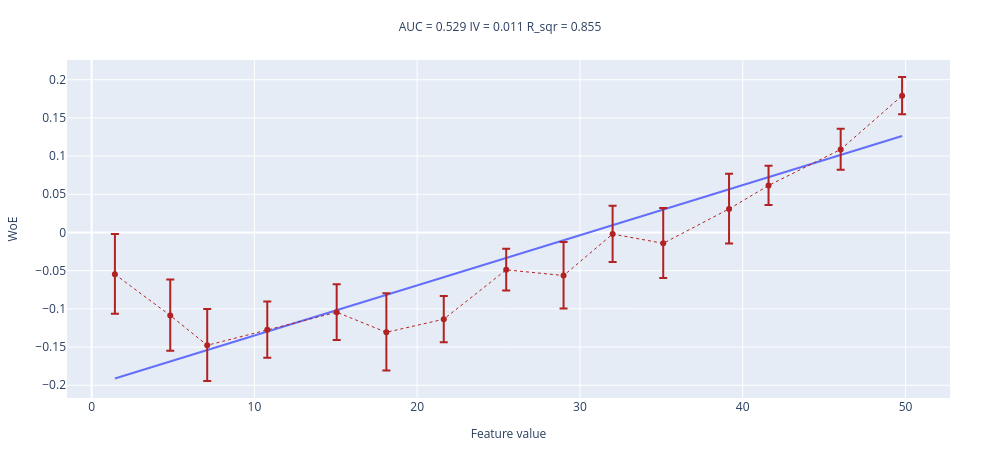
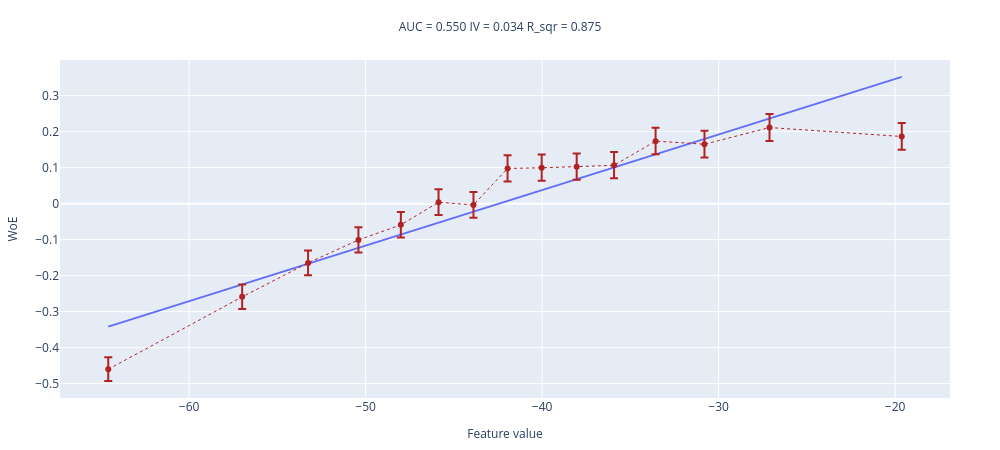
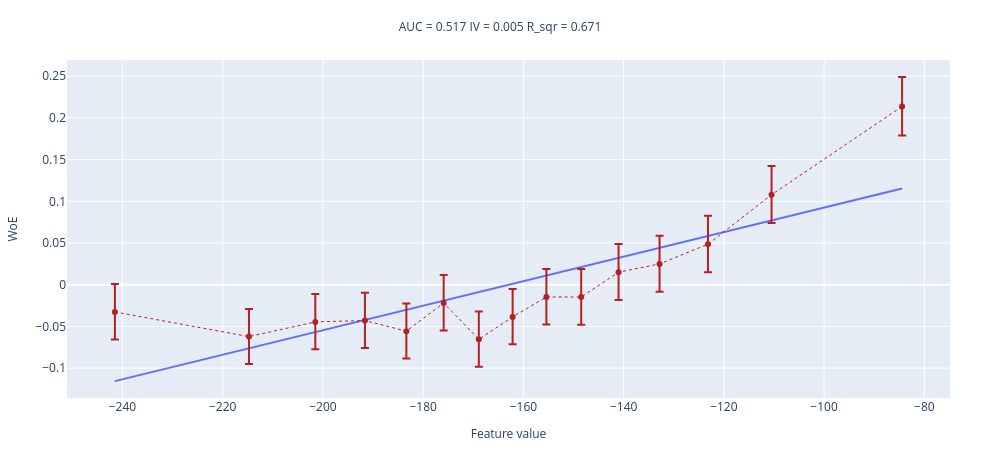

Notebook code cell kept with these figures, in order:
### Markdown cell above
Видимо придётся проверять все..)

### Code cell
for x in top15features_stable:
    val = train_data_df[x].dropna()
    print(x)
    woe_line(np.asarray(val), np.asarray(target_train[val.index]), 15).show()

### Figure 1 — Plotly figure (JSON) as saved in the notebook; plotly's stock layout.template omitted (floating-point values rounded to 4 significant figures)
{"data": [{"mode": "lines", "name": "interpolation_line", "showlegend": false, "type": "scatter", "x": [1.43, 4.83, 7.101, 10.79, 15.06, 18.11, 21.63, 25.47, 28.99, 32.01, 35.12, 39.16, 41.59, 46.02, 49.79], "y": [-0.1912, -0.1689, -0.154, -0.1297, -0.1018, -0.08172, -0.05857, -0.03339, -0.01026, 0.009525, 0.02994, 0.05648, 0.07241, 0.1015, 0.1263]}, {"error_y": {"array": [0.05271, 0.04696, 0.04767, 0.03697, 0.03675, 0.05105, 0.03041, 0.02749, 0.04386, 0.03719, 0.04618, 0.04608, 0.02583, 0.02694, 0.02463], "arrayminus": [0.05163, 0.04615, 0.04687, 0.03648, 0.03625, 0.05012, 0.03007, 0.02719, 0.04312, 0.03662, 0.04532, 0.04518, 0.02554, 0.02661, 0.02434], "symmetric": false, "type": "data"}, "line": {"color": "firebrick", "dash": "dot", "width": 1}, "name": "WoE", "showlegend": false, "type": "scatter", "x": [1.43, 4.83, 7.101, 10.79, 15.06, 18.11, 21.63, 25.47, 28.99, 32.01, 35.12, 39.16, 41.59, 46.02, 49.79], "y": [-0.05479, -0.1086, -0.1477, -0.1274, -0.1044, -0.1307, -0.1135, -0.0489, -0.05639, -0.002087, -0.01419, 0.03086, 0.06146, 0.1087, 0.179]}], "layout": {"height": 450, "margin": {"b": 50, "l": 50, "r": 50, "t": 60}, "title": {"font": {"size": 12}, "text": "AUC = 0.529 IV = 0.011 R_sqr = 0.855 ", "x": 0.5, "xanchor": "center", "y": 0.95, "yanchor": "top"}, "width": 1000, "xaxis": {"title": {"font": {"size": 12}, "text": "Feature value"}}, "yaxis": {"title": {"font": {"size": 12}, "text": "WoE"}}}}

### Figure 2 — Plotly figure (JSON) as saved in the notebook; plotly's stock layout.template omitted (floating-point values rounded to 4 significant figures)
{"data": [{"mode": "lines", "name": "interpolation_line", "showlegend": false, "type": "scatter", "x": [-64.58, -57.0, -53.26, -50.41, -48.01, -45.87, -43.89, -41.96, -40.03, -38.04, -35.93, -33.57, -30.8, -27.12, -19.63], "y": [-0.3418, -0.2247, -0.1671, -0.123, -0.08594, -0.05299, -0.02245, 0.007362, 0.03718, 0.06779, 0.1005, 0.1368, 0.1795, 0.2364, 0.352]}, {"error_y": {"array": [0.03321, 0.03415, 0.03471, 0.03513, 0.03543, 0.0359, 0.03585, 0.03669, 0.0367, 0.03673, 0.03676, 0.03738, 0.0373, 0.03774, 0.0375], "arrayminus": [0.03298, 0.03379, 0.03429, 0.03467, 0.03494, 0.03537, 0.03532, 0.03608, 0.03609, 0.03612, 0.03615, 0.03671, 0.03663, 0.03704, 0.03682], "symmetric": false, "type": "data"}, "line": {"color": "firebrick", "dash": "dot", "width": 1}, "name": "WoE", "showlegend": false, "type": "scatter", "x": [-64.58, -57.0, -53.26, -50.41, -48.01, -45.87, -43.89, -41.96, -40.03, -38.04, -35.93, -33.57, -30.8, -27.12, -19.63], "y": [-0.46, -0.259, -0.1647, -0.1009, -0.059, 0.003741, -0.003615, 0.09775, 0.09957, 0.1026, 0.1064, 0.1736, 0.1649, 0.2113, 0.1865]}], "layout": {"height": 450, "margin": {"b": 50, "l": 50, "r": 50, "t": 60}, "title": {"font": {"size": 12}, "text": "AUC = 0.550 IV = 0.034 R_sqr = 0.875 ", "x": 0.5, "xanchor": "center", "y": 0.95, "yanchor": "top"}, "width": 1000, "xaxis": {"title": {"font": {"size": 12}, "text": "Feature value"}}, "yaxis": {"title": {"font": {"size": 12}, "text": "WoE"}}}}

### Figure 3 — Plotly figure (JSON) as saved in the notebook; plotly's stock layout.template omitted (floating-point values rounded to 4 significant figures)
{"data": [{"mode": "lines", "name": "interpolation_line", "showlegend": false, "type": "scatter", "x": [-241.5, -214.8, -201.5, -191.6, -183.4, -175.9, -168.9, -162.1, -155.4, -148.5, -141.0, -132.8, -123.2, -110.5, -84.43], "y": [-0.1155, -0.07623, -0.05679, -0.04224, -0.03009, -0.01915, -0.008848, 0.00106, 0.01096, 0.02116, 0.03211, 0.04413, 0.05833, 0.07696, 0.1152]}, {"error_y": {"array": [0.03344, 0.03323, 0.03335, 0.03337, 0.03328, 0.03351, 0.03321, 0.0334, 0.03356, 0.03357, 0.03378, 0.03386, 0.03404, 0.03451, 0.03544], "arrayminus": [0.03299, 0.0328, 0.03291, 0.03293, 0.03284, 0.03306, 0.03279, 0.03295, 0.03311, 0.03311, 0.0333, 0.03337, 0.03354, 0.03397, 0.03482], "symmetric": false, "type": "data"}, "line": {"color": "firebrick", "dash": "dot", "width": 1}, "name": "WoE", "showlegend": false, "type": "scatter", "x": [-241.5, -214.8, -201.5, -191.6, -183.4, -175.9, -168.9, -162.1, -155.4, -148.5, -141.0, -132.8, -123.2, -110.5, -84.43], "y": [-0.03262, -0.06222, -0.04456, -0.04293, -0.05568, -0.02189, -0.06542, -0.03856, -0.01467, -0.01475, 0.01501, 0.02499, 0.04855, 0.1079, 0.2137]}], "layout": {"height": 450, "margin": {"b": 50, "l": 50, "r": 50, "t": 60}, "title": {"font": {"size": 12}, "text": "AUC = 0.517 IV = 0.005 R_sqr = 0.671 ", "x": 0.5, "xanchor": "center", "y": 0.95, "yanchor": "top"}, "width": 1000, "xaxis": {"title": {"font": {"size": 12}, "text": "Feature value"}}, "yaxis": {"title": {"font": {"size": 12}, "text": "WoE"}}}}
